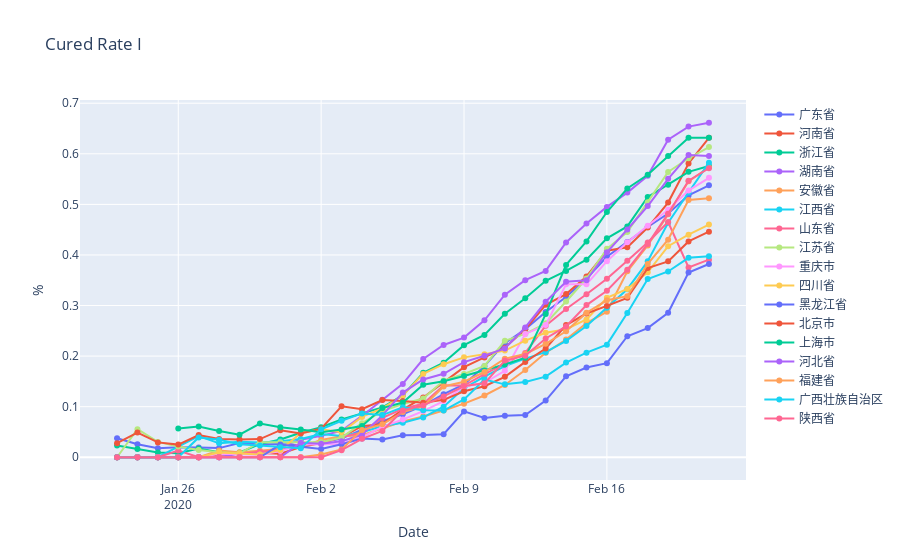

Write notebook code for a chart like this one.
### Code cell
fig = go.Figure()
for province in provinces:
    result = result_p[result_p['name'] == province]
    if 10000 > np.max(result.confirmedCount) > 200:
        fig.add_trace(
            go.Scatter(x=result.date,
                       y=result.curedCount / result.confirmedCount,
                       mode='lines+markers',
                       name=province))
fig.update_layout(title="Cured Rate I", xaxis_title="Date", yaxis_title="%")
fig.show()
